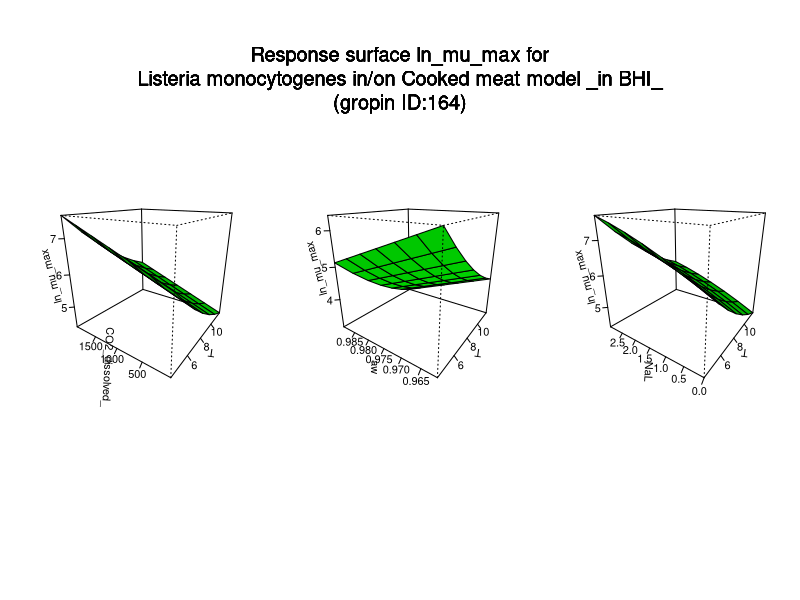

Reproduce this figure in R.
#############################
# start of Parameter script
#############################
T <- seq(4.004,11.988011988012,length.out=7)
CO2_dissolved_ <- seq(25.025,1998.001998002,length.out=7)
aw <- seq(0.961238761238761,0.9892883,length.out=7)
NaL <- seq(0,2.997002997003,length.out=7)
#############################
# end of Parameter script
#############################
############################# 
# start of Model script Gropin ID 164 
#############################
 
# constant coefficients for this model
I <- 51.1874
I1 <- -0.4967
I2 <- 6.0667999999999996E-4
I3 <- -44.8051
I4 <- 0.5566
I5 <- 0.014918
I8 <- -0.048613
I14 <- 0.00031252
 
variables <- data.frame(T,CO2_dissolved_,aw,NaL)
argumentsPar <- unique.data.frame(expand.grid(variables))
 
# heart of the model
response_surface <- function(T,CO2_dissolved_,aw,NaL) {
   mumax <-I+(I1*T)+(I2*CO2_dissolved_)+(I3*aw)+(I4*NaL)+(I5*(T^2))+(I8*(NaL^2))+(I14*NaL*CO2_dissolved_)

	return(mumax=mumax)
} 

# output parameters
responseSurface <- cbind(argumentsPar,response_surface(argumentsPar['T'],argumentsPar['CO2_dissolved_'],argumentsPar['aw'],argumentsPar['NaL']))
colnames(responseSurface) <- c(colnames(argumentsPar),'lnmumax')
#############################
# End of Model script
#############################
############################# 
# start of Visualisation script Gropin ID 164 
#############################
titleText <-'Response surface ln_mu_max for
Listeria monocytogenes in/on Cooked meat model _in BHI_
(gropin ID:164)'
argPar1 <- unique.data.frame(expand.grid(T,CO2_dissolved_))
argPar2 <- unique.data.frame(expand.grid(T,aw))
argPar3 <- unique.data.frame(expand.grid(T,NaL))
z1 <- matrix(unlist(response_surface(T = argPar1[1],CO2_dissolved_ = argPar1[2],aw = aw[1],NaL = NaL[1])),nrow=7)
z2 <- matrix(unlist(response_surface(T = argPar2[1],aw = argPar2[2],CO2_dissolved_ = CO2_dissolved_[1],NaL = NaL[1])),nrow=7)
z3 <- matrix(unlist(response_surface(T = argPar3[1],NaL = argPar3[2],CO2_dissolved_ = CO2_dissolved_[1],aw = aw[1])),nrow=7)
# adding precaution if response surface is zero
myZLim1 <- range(z1)
if(myZLim1[1] == myZLim1[2]) myZLim1[2] <- myZLim1[2]+1
myZLim2 <- range(z2)
if(myZLim2[1] == myZLim2[2]) myZLim2[2] <- myZLim2[2]+1
myZLim3 <- range(z3)
if(myZLim3[1] == myZLim3[2]) myZLim3[2] <- myZLim3[2]+1
if(length(T)>1 & length(CO2_dissolved_)>1 & length(aw)>1 & length(NaL)>1) {
	par(mfrow = c(1,3))
	persp(T,CO2_dissolved_,z1,col = 'green',xlab='T',ylab='CO2_dissolved_',zlab='ln_mu_max',zlim=myZLim1,theta=305,phi=20,shade=0.25,ticktype = 'detailed')
	persp(T,aw,z2,col = 'green',xlab='T',ylab='aw',zlab='ln_mu_max',zlim=myZLim2,theta=305,phi=20,shade=0.25,ticktype = 'detailed')
	persp(T,NaL,z3,col = 'green',xlab='T',ylab='NaL',zlab='ln_mu_max',zlim=myZLim3,theta=305,phi=20,shade=0.25,ticktype = 'detailed')
	mtext(titleText,outer=T,  cex=1.2, line=-8.5, side=3)
} else {
		myPars <- unique.data.frame(expand.grid(T,CO2_dissolved_,aw,NaL))
		myZ <-matrix(unlist(response_surface(myPars[,1],myPars[,2],myPars[,3],myPars[,4])),nrow=7)
		myZLim <- range(myZ)
if(myZLim[1] == myZLim[2]) myZLim[2] <- myZLim[2]+1
	if(length(aw)==1 & length(NaL)==1) {
		persp(T,CO2_dissolved_,myZ,col = 'green',xlab='T',ylab='CO2_dissolved_',zlab='ln_mu_max',main=titleText,sub=paste('other variable: aw =',round(aw,digits = 2), 'NaL =',round(NaL,digits = 2)),zlim=myZLim,theta=305,phi=20,shade=0.25,ticktype = 'detailed')
	}
	if(length(CO2_dissolved_)==1 & length(NaL)==1) {
		persp(T,aw,myZ,col = 'green',xlab='T',ylab='aw',zlab='ln_mu_max',main=titleText,sub=paste('other variable: CO2_dissolved_ =',round(CO2_dissolved_,digits = 2), 'NaL =',round(NaL,digits = 2)),zlim=myZLim,theta=305,phi=20,shade=0.25,ticktype = 'detailed')
	}
	if(length(CO2_dissolved_)==1 & length(aw)==1) {
		persp(T,NaL,myZ,col = 'green',xlab='T',ylab='NaL',zlab='ln_mu_max',main=titleText,sub=paste('other variable: CO2_dissolved_ =',round(CO2_dissolved_,digits = 2), 'aw =',round(aw,digits = 2)),zlim=myZLim,theta=305,phi=20,shade=0.25,ticktype = 'detailed')
	}
	if(length(T)==1 & length(NaL)==1) {
		persp(CO2_dissolved_,aw,myZ,col = 'green',xlab='CO2_dissolved_',ylab='aw',zlab='ln_mu_max',main=titleText,sub=paste('other variable: T =',round(T,digits = 2), 'NaL =',round(NaL,digits = 2)),zlim=myZLim,theta=305,phi=20,shade=0.25,ticktype = 'detailed')
	}
	if(length(T)==1 & length(aw)==1) {
		persp(CO2_dissolved_,NaL,myZ,col = 'green',xlab='CO2_dissolved_',ylab='NaL',zlab='ln_mu_max',main=titleText,sub=paste('other variable: T =',round(T,digits = 2), 'aw =',round(aw,digits = 2)),zlim=myZLim,theta=305,phi=20,shade=0.25,ticktype = 'detailed')
	}
	if(length(T)==1 & length(CO2_dissolved_)==1) {
		persp(aw,NaL,myZ,col = 'green',xlab='aw',ylab='NaL',zlab='ln_mu_max',main=titleText,sub=paste('other variable: T =',round(T,digits = 2), 'CO2_dissolved_ =',round(CO2_dissolved_,digits = 2)),zlim=myZLim,theta=305,phi=20,shade=0.25,ticktype = 'detailed')
	}
}
#############################
# End of Visualisation script
#############################
